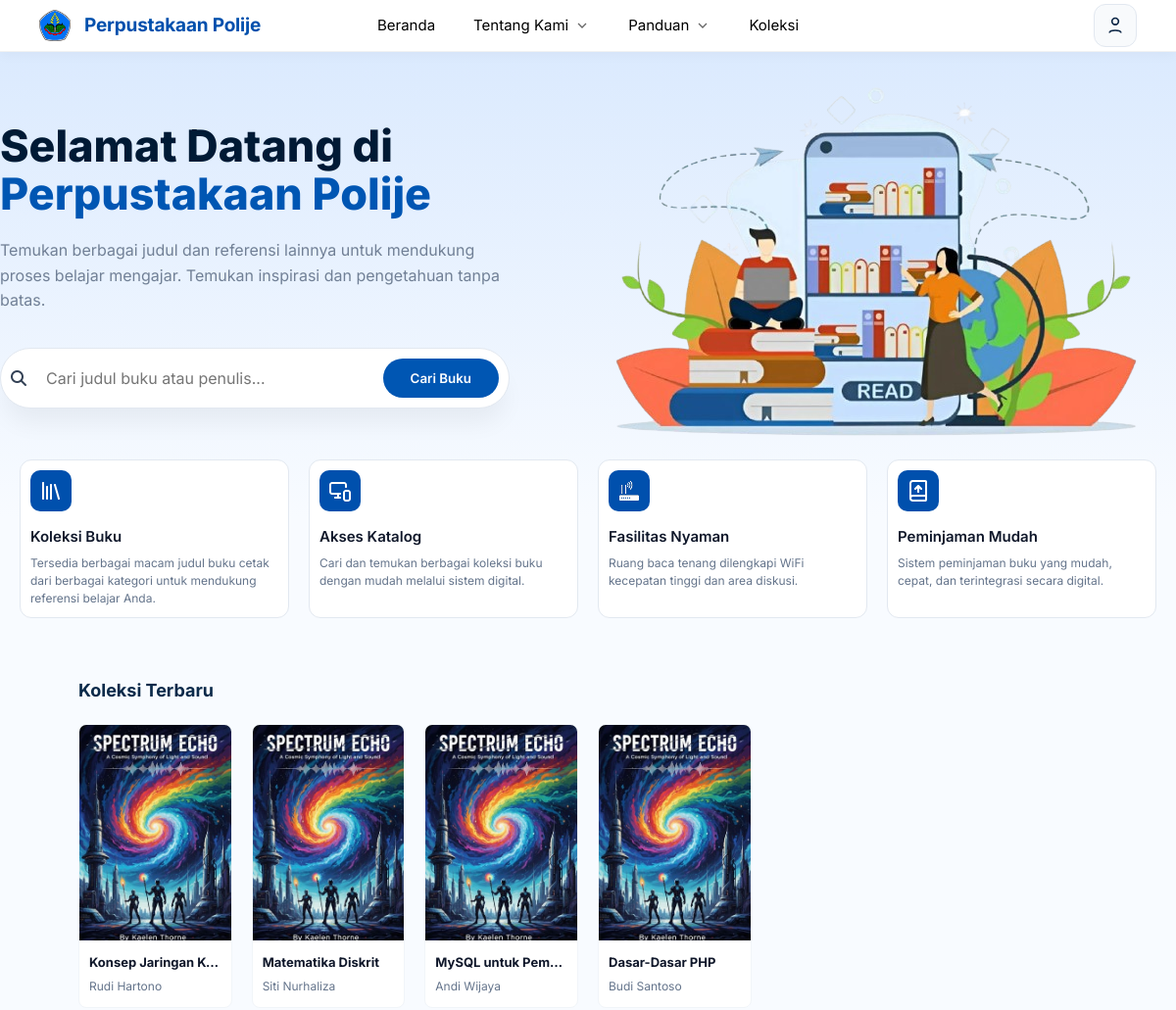
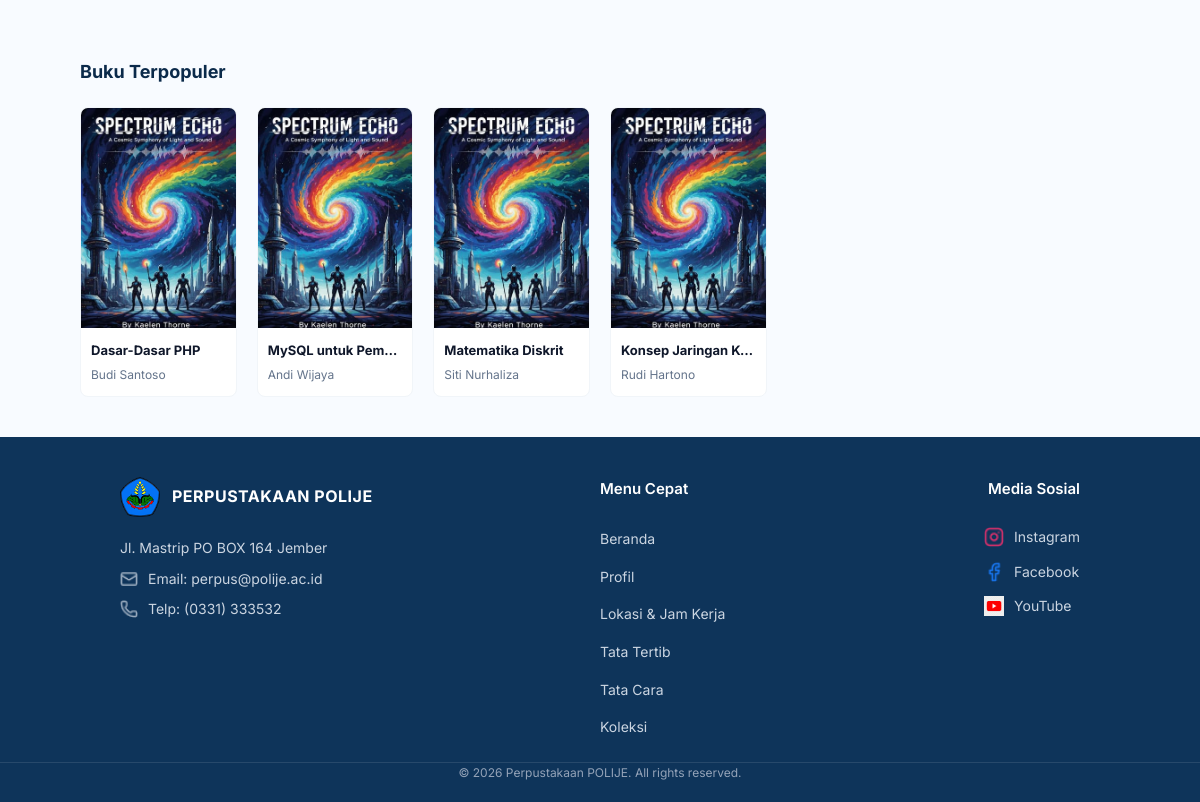
The app's page /user/beranda.php with its own data (2 pictures, top to bottom).
### tables this page shows
CREATE TABLE buku (
    id_buku INT AUTO_INCREMENT PRIMARY KEY,
    isbn VARCHAR(20) DEFAULT NULL UNIQUE,
    judul VARCHAR(255) NOT NULL,
    penulis VARCHAR(255) NOT NULL,
    penerbit VARCHAR(255) NOT NULL,
    tahun_terbit YEAR NOT NULL,
    copy INT NOT NULL DEFAULT 0,
    id_kategori INT NOT NULL,
    cover VARCHAR(255) DEFAULT NULL,
    stok_tersedia INT NOT NULL DEFAULT 0,
    status ENUM('aktif', 'nonaktif') NOT NULL DEFAULT 'aktif',
    created_at TIMESTAMP NULL DEFAULT CURRENT_TIMESTAMP,
    updated_at TIMESTAMP NULL DEFAULT CURRENT_TIMESTAMP ON UPDATE CURRENT_TIMESTAMP,
    FOREIGN KEY (id_kategori) REFERENCES kategori(id_kategori)
        ON UPDATE CASCADE
        ON DELETE RESTRICT
);

### config/database.php (called while the page is built, shortened)
<?php
class Database {
    private $host = 'localhost';
    private $user = 'root';
    private $password = '';
    private $db = 'db_perpustakaan';
    public $conn;
    public function __construct() {
        $hostingConfig = __DIR__ . '/hosting.php';
        $this->conn = null;
        try {
            $this->conn = new mysqli(
                $this->host,
                $this->user,
                $this->password,
                $this->db
            );
            $this->conn->set_charset('utf8mb4');
        } catch (Exception $e) {
            die($e->getMessage());
        }
    }
    public function getConnection() {
        return $this->conn;
    }
}
?>

### models/Buku.php (called while the page is built, shortened)
<?php
require_once __DIR__ . '/../config/database.php';
class Buku
{
    private $conn;
    public function __construct()
    {
        $this->conn = (new Database())->getConnection();
    }
    public function getPopular($limit = 6)
    {
        $sql = "SELECT b.*, k.nama_kategori,
                       (SELECT COUNT(*) FROM eksemplar e
                        JOIN detail_peminjaman dp ON e.id_eksemplar = dp.id_eksemplar
                        WHERE e.id_buku = b.id_buku) as loan_count
                FROM buku b
                LEFT JOIN kategori k ON b.id_kategori = k.id_kategori
                WHERE b.status = 'aktif'
                ORDER BY loan_count DESC
                LIMIT $limit";
        $result = $this->conn->query($sql);
        $data = [];
        while ($row = $result->fetch_assoc()) {
            $row['id'] = $row['id_buku'];
            $row['kategori'] = $row['nama_kategori'];
            $data[] = $row;
        }
        return $data;
    }
    public function getNewest($limit = 6)
    {
        $sql = "SELECT b.*, k.nama_kategori
                FROM buku b
                LEFT JOIN kategori k ON b.id_kategori = k.id_kategori
                WHERE b.status = 'aktif'
                ORDER BY b.id_buku DESC
                LIMIT $limit";
        $result = $this->conn->query($sql);
        $data = [];
        while ($row = $result->fetch_assoc()) {
            $row['id'] = $row['id_buku'];
            $row['kategori'] = $row['nama_kategori'];
            $data[] = $row;
        }
        return $data;
    }
}

### user/beranda.php (the view, shortened to what this page needs)
<!DOCTYPE html>
<html lang="id">
<head>
  <link rel="stylesheet" href="/projek-perpus/public/css/style.css?v=<?php echo time(); ?>">
  <link rel="stylesheet" href="/projek-perpus/public/css/stylekoleksi.css?v=<?php echo time(); ?>">
  <link rel="stylesheet" href="https://cdnjs.cloudflare.com/ajax/libs/font-awesome/6.5.0/css/all.min.css">
</head>
<body>
<?php
require_once __DIR__ . '/../models/Buku.php';
$bukuModel = new Buku();
$newestBooks = $bukuModel->getNewest(6);
$popularBooks = $bukuModel->getPopular(6);
?>
<?php include 'navbar.php'; ?>
<section class="hero">
    <div class="container hero-content" data-aos="fade-up" data-aos-delay="100">
        <div class="hero-text">
            <h1>Selamat Datang di <br><span>Perpustakaan Polije</span></h1>
            <p>Temukan berbagai judul dan referensi lainnya
untuk mendukung proses belajar mengajar. Temukan inspirasi
dan pengetahuan tanpa batas.
            <form class="search-container" id="searchForm" method="GET" action="koleksi.php">
                <i class="fas fa-search search-icon"></i>
                <input type="text" name="q" id="searchInput" placeholder="Cari judul buku atau penulis...">
                <button type="submit" class="btn-search">Cari Buku</button>
            </form>
        </div>
        <div class="hero-image">
           <img src="../public/img/bg-bku2.png" alt="Gambar Latar Perpustakaan" data-aos="fade-in">
        </div>
    </div>
</section>
<section class="container features">
   <div class="feature-card">
        <div class="icon-box blue"><img src="gambar/koleksi.png"></div>
        <h3>Koleksi Buku</h3>
        <p>Tersedia berbagai macam judul buku cetak dari berbagai kategori untuk mendukung referensi belajar Anda.</p>
   </div>
   <div class="feature-card">
        <div class="icon-box blue"><img src="gambar/akses.png"></div>
        <h3>Akses Katalog</h3>
        <p>Cari dan temukan berbagai koleksi buku dengan mudah melalui sistem digital.</p>
   </div>
   <div class="feature-card">
        <div class="icon-box blue"><img src="gambar/wifi.png"></div>
        <h3>Fasilitas Nyaman</h3>
        <p>Ruang baca tenang dilengkapi
WiFi kecepatan tinggi dan area
diskusi.</p>
   </div>
   <div class="feature-card">
        <div class="icon-box blue"><img src="gambar/layanan.png"></div>
        <h3>Peminjaman Mudah</h3>
        <p>Sistem peminjaman buku yang
mudah, cepat, dan terintegrasi
secara digital.</p>
   </div>
</section>
<section class="container book-section">
    <div class="section-header">
        <h2>Koleksi Terbaru</h2>
    </div>
    <div class="book-grid">
        <?php foreach ($newestBooks as $b):
            $id_pop    = (int)($b['id'] ?? $b['id_buku'] ?? 0);
            $titel_pop = addslashes(htmlspecialchars($b['judul']));
            $kat_pop   = htmlspecialchars($b['kategori'] ?? 'Umum');
            $desk_pop  = addslashes(htmlspecialchars($b['deskripsi'] ?? 'Tidak ada deskripsi.'));
            $img_pop   = !empty($b['cover']) ? '../' . htmlspecialchars($b['cover']) : 'user/gambar/buku.png';
            $stok_new  = (int)($b['stok_tersedia'] ?? 0);
        ?>
            <div class="book-card" style="cursor: pointer;"
                 onclick="bukaPopup(<?= $id_pop ?>, '<?= $titel_pop ?>', '<?= $kat_pop ?>', '<?= $img_pop ?>', '<?= $desk_pop ?>', <?= $stok_new ?>)">
                <div class="book-cover">
                    <img src="../<?= !empty($b['cover']) ? htmlspecialchars($b['cover']) : 'user/gambar/buku.png'; ?>" alt="<?= htmlspecialchars($b['judul']); ?>">
                </div>
                <div class="book-info">
                    <h4><?= htmlspecialchars($b['judul']); ?></h4>
                    <p><?= htmlspecialchars($b['penulis']); ?></p>
                </div>
            </div>
        <?php endforeach; ?>
    </div>
</section>
<section class="container book-section">
    <div class="section-header">
        <h2>Buku Terpopuler</h2>
    </div>
 <div class="book-grid">
    <?php foreach ($popularBooks as $b):
        $id_pop    = (int)($b['id'] ?? $b['id_buku'] ?? 0);
        $titel_pop = addslashes(htmlspecialchars($b['judul']));
        $kat_pop   = htmlspecialchars($b['kategori'] ?? 'Umum');
        $desk_pop  = addslashes(htmlspecialchars($b['deskripsi'] ?? 'Tidak ada deskripsi.'));
        $img_pop   = !empty($b['cover']) ? '../' . htmlspecialchars($b['cover']) : 'user/gambar/buku.png';
        $stok_pop  = (int)($b['stok_tersedia'] ?? 0);
    ?>
        <div class="book-card" style="cursor: pointer;"
             onclick="bukaPopup(<?= $id_pop ?>, '<?= $titel_pop ?>', '<?= $kat_pop ?>', '<?= $img_pop ?>', '<?= $desk_pop ?>', <?= $stok_pop ?>)">
            <div class="book-cover">
                <img src="../<?= !empty($b['cover']) ? htmlspecialchars($b['cover']) : 'user/gambar/buku.png'; ?>" alt="<?= htmlspecialchars($b['judul']); ?>">
            </div>
            <div class="book-info">
                <h4><?= htmlspecialchars($b['judul']); ?></h4>
                <p><?= htmlspecialchars($b['penulis']); ?></p>
                </div>
        </div>
   <?php endforeach; ?>
    </div> </section> <?php include 'foot.php'; ?>
</body>
</html>

### public/css/style.css (style rules this page uses)
:root { --brand-primary: #0056b3; --brand-dark: #001a35; --brand-accent: #4a90e2; --text-title: #1a202c; --text-body: #4a5568; --text-muted: #718096; --surface-light: #f8fbff; --surface-white: #ffffff; --shadow-sm: 0 2px 4px rgba(0, 0, 0, 0.05); --shadow-md: 0 10px 15px -3px rgba(0, 0, 0, 0.1); --border-base: #e2e8f0; --radius-lg: 12px; --transition: all 0.3s cubic-bezier(0.4, 0, 0.2, 1); }
* { margin: 0; padding: 0; box-sizing: border-box; -webkit-font-smoothing: antialiased; }
html, body { height: 100%; font-family: 'Inter', system-ui, sans-serif; background-color: var(--surface-light); color: var(--text-body); line-height: 1.6; scroll-behavior: smooth; }
* { margin: 0; padding: 0; box-sizing: border-box; }
.container { max-width: 1200px; margin: 0 auto; padding: 0 5px; width: 100%; }
.container { max-width: 1200px; margin: 0 auto; padding: 0 0px; width: 100%; }
.hero { padding: 10px 0 50px 0px; background: linear-gradient(180deg, #dbeafe 0%, var(--surface-light) 100%); }
.hero-content { display: flex; align-items: center; justify-content: space-between; gap: 40px; }
.hero-text h1 { font-size: 2.8rem; font-weight: 800; color: var(--brand-dark); line-height: 1.1; }
.hero-text span { color: var(--brand-primary); }
.hero-text p { margin-top: 20px; color: var(--text-muted); max-width: 520px; }
.search-container { background: var(--surface-white); padding: 10px; border-radius: 50px; display: flex; align-items: center; box-shadow: 0 20px 25px -5px rgba(0, 0, 0, 0.05); margin-top: 35px; max-width: 550px; border: 1px solid var(--border-base); }
.search-container input { border: none; outline: none; padding: 10px 20px; flex: 1; font-size: 1rem; font-family: inherit; }
.btn-search { background: var(--brand-primary); color: var(--surface-white); border: none; padding: 12px 28px; border-radius: 25px; font-weight: 600; cursor: pointer; transition: var(--transition); }
* { margin: 0; padding: 0; box-sizing: border-box; font-family: 'Inter', sans-serif; }
body { background-color: #f8fafc; color: #334155; line-height: 1.6; }
body { font-family: 'Inter', sans-serif; background-color: #f1f5f9; color: #334155; }
.features { display: grid; grid-template-columns: repeat(4, 1fr); gap: 20px; max-width: 1200px; margin: -60px auto 0; padding: 0 20px; position: relative; z-index: 10; }
.feature-card { background: #fff; padding: 10px; border-radius: 12px; border: 1px solid #e2e8f0; transition: 0.25s; }
.icon-box { width: 42px; height: 42px; border-radius: 10px; display: flex; align-items: center; justify-content: center; background: #0050AD; color: #fff; margin-bottom: 14px; }
.feature-card h3 { font-size: 15px; font-weight: 600; color: #0f172a; margin-bottom: 6px; }
.feature-card p { font-size: 12px; color: #64748b; line-height: 1.5; }
.book-section { max-width: 1440px; margin: 60px auto 0; padding: 0 80px; }
.section-header { display: flex; justify-content: space-between; align-items: center; margin-bottom: 20px; }
.section-header h2 { font-size: 18px; font-weight: 700; color: #0b2a4a; }
.book-grid { display: grid; grid-template-columns: repeat(6, 1fr); gap: 20px; }
.book-card { background: #fff; border-radius: 8px; overflow: hidden; transition: 0.3s ease; border: 1px solid #f1f5f9; }
.book-cover { width: 100%; height: 220px; background: #f8fafc; overflow: hidden; }
.book-cover img { width: 100%; height: 100%; object-fit: cover; transition: 0.3s ease; }
.book-info { padding: 12px 10px; }
.book-info h4 { font-size: 13px; font-weight: 700; color: #0f172a; margin-bottom: 4px; white-space: nowrap; overflow: hidden; text-overflow: ellipsis; }
.book-info p { font-size: 12px; color: #64748b; }
* { margin: 0; padding: 0; box-sizing: border-box; font-family: "Inter", Arial, sans-serif; }
body { background: #ffffff; }
body { background: #f8fbff; }

### records on screen
buku: judul "Dasar-Dasar PHP", penulis "Budi Santoso"
buku: judul "Matematika Diskrit", penulis "Siti Nurhaliza"
buku: judul "Konsep Jaringan K…", penulis "Rudi Hartono"

### other values on screen
$b['judul'] "Konsep Jaringan K…"
$b['penulis'] "Rudi Hartono"
$b['judul'] "Matematika Diskrit"
$b['penulis'] "Siti Nurhaliza"
$b['judul'] "MySQL untuk Pemula"
$b['penulis'] "Andi Wijaya"
$b['judul'] "Dasar-Dasar PHP"
$b['penulis'] "Budi Santoso"
